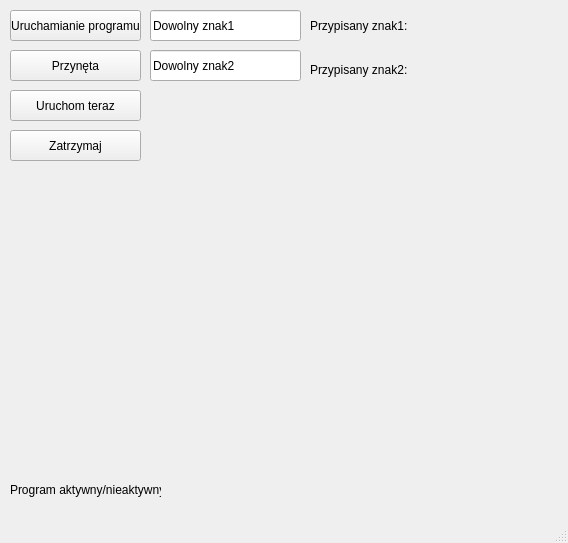
<?xml version="1.0" encoding="UTF-8"?>
<ui version="4.0">
 <class>MainWindow</class>
 <widget class="QMainWindow" name="MainWindow">
  <property name="geometry">
   <rect>
    <x>0</x>
    <y>0</y>
    <width>568</width>
    <height>543</height>
   </rect>
  </property>
  <property name="windowTitle">
   <string>MainWindow</string>
  </property>
  <widget class="QWidget" name="centralwidget">
   <widget class="QPushButton" name="uruchamianie_b1">
    <property name="geometry">
     <rect>
      <x>10</x>
      <y>10</y>
      <width>131</width>
      <height>31</height>
     </rect>
    </property>
    <property name="text">
     <string>Uruchamianie programu</string>
    </property>
   </widget>
   <widget class="QPushButton" name="przynete_b2">
    <property name="geometry">
     <rect>
      <x>10</x>
      <y>50</y>
      <width>131</width>
      <height>31</height>
     </rect>
    </property>
    <property name="text">
     <string>Przynęta</string>
    </property>
   </widget>
   <widget class="QPushButton" name="zatrzymaj_b4">
    <property name="geometry">
     <rect>
      <x>10</x>
      <y>130</y>
      <width>131</width>
      <height>31</height>
     </rect>
    </property>
    <property name="text">
     <string>Zatrzymaj</string>
    </property>
   </widget>
   <widget class="QPushButton" name="uruchom_b3">
    <property name="geometry">
     <rect>
      <x>10</x>
      <y>90</y>
      <width>131</width>
      <height>31</height>
     </rect>
    </property>
    <property name="text">
     <string>Uruchom teraz</string>
    </property>
   </widget>
   <widget class="QLineEdit" name="dowolny1_lineedit">
    <property name="geometry">
     <rect>
      <x>150</x>
      <y>10</y>
      <width>151</width>
      <height>31</height>
     </rect>
    </property>
    <property name="text">
     <string>Dowolny znak1</string>
    </property>
   </widget>
   <widget class="QLineEdit" name="dowolny1_lineedit_2">
    <property name="geometry">
     <rect>
      <x>150</x>
      <y>50</y>
      <width>151</width>
      <height>31</height>
     </rect>
    </property>
    <property name="text">
     <string>Dowolny znak2</string>
    </property>
   </widget>
   <widget class="QLabel" name="przypiszznak_label1">
    <property name="geometry">
     <rect>
      <x>310</x>
      <y>16</y>
      <width>121</width>
      <height>20</height>
     </rect>
    </property>
    <property name="text">
     <string>Przypisany znak1: </string>
    </property>
   </widget>
   <widget class="QLabel" name="przypiszznak_label1_2">
    <property name="geometry">
     <rect>
      <x>310</x>
      <y>59</y>
      <width>121</width>
      <height>21</height>
     </rect>
    </property>
    <property name="text">
     <string>Przypisany znak2: </string>
    </property>
   </widget>
   <widget class="QLabel" name="aktywnynieaktywny_label3">
    <property name="geometry">
     <rect>
      <x>10</x>
      <y>480</y>
      <width>151</width>
      <height>20</height>
     </rect>
    </property>
    <property name="text">
     <string>Program aktywny/nieaktywny</string>
    </property>
   </widget>
  </widget>
  <widget class="QMenuBar" name="menubar">
   <property name="geometry">
    <rect>
     <x>0</x>
     <y>0</y>
     <width>568</width>
     <height>21</height>
    </rect>
   </property>
  </widget>
  <widget class="QStatusBar" name="statusbar"/>
 </widget>
 <resources/>
 <connections/>
</ui>
